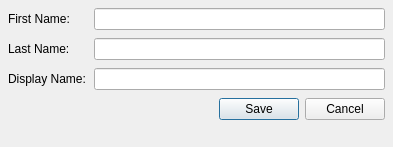
<?xml version="1.0" encoding="UTF-8"?>
<ui version="4.0">
 <class>AuthorsDialog</class>
 <widget class="QDialog" name="AuthorsDialog">
  <property name="geometry">
   <rect>
    <x>0</x>
    <y>0</y>
    <width>393</width>
    <height>147</height>
   </rect>
  </property>
  <property name="windowTitle">
   <string>Author Maintenance</string>
  </property>
  <layout class="QFormLayout" name="AuthorsLayout">
   <property name="horizontalSpacing">
    <number>8</number>
   </property>
   <property name="verticalSpacing">
    <number>8</number>
   </property>
   <property name="margin">
    <number>8</number>
   </property>
   <item row="0" column="1">
    <widget class="QLineEdit" name="FirstNameEdit"/>
   </item>
   <item row="2" column="1">
    <widget class="QLineEdit" name="DisplayEdit"/>
   </item>
   <item row="2" column="0">
    <widget class="QLabel" name="DisplayLabel">
     <property name="text">
      <string>Display Name:</string>
     </property>
    </widget>
   </item>
   <item row="0" column="0">
    <widget class="QLabel" name="FirstNameLabel">
     <property name="text">
      <string>First Name:</string>
     </property>
    </widget>
   </item>
   <item row="3" column="1">
    <widget class="QDialogButtonBox" name="AuthorButtonBox">
     <property name="toolTip">
      <string>Exit Screen</string>
     </property>
     <property name="orientation">
      <enum>Qt::Horizontal</enum>
     </property>
     <property name="standardButtons">
      <set>QDialogButtonBox::Cancel|QDialogButtonBox::Save</set>
     </property>
    </widget>
   </item>
   <item row="1" column="1">
    <widget class="QLineEdit" name="LastNameEdit"/>
   </item>
   <item row="1" column="0">
    <widget class="QLabel" name="LastNameLabel">
     <property name="text">
      <string>Last Name:</string>
     </property>
    </widget>
   </item>
  </layout>
 </widget>
 <resources>
  <include location="../images/openlp-2.qrc"/>
 </resources>
 <connections>
  <connection>
   <sender>AuthorButtonBox</sender>
   <signal>accepted()</signal>
   <receiver>AuthorsDialog</receiver>
   <slot>accept()</slot>
   <hints>
    <hint type="sourcelabel">
     <x>248</x>
     <y>254</y>
    </hint>
    <hint type="destinationlabel">
     <x>157</x>
     <y>274</y>
    </hint>
   </hints>
  </connection>
  <connection>
   <sender>AuthorButtonBox</sender>
   <signal>rejected()</signal>
   <receiver>AuthorsDialog</receiver>
   <slot>reject()</slot>
   <hints>
    <hint type="sourcelabel">
     <x>316</x>
     <y>260</y>
    </hint>
    <hint type="destinationlabel">
     <x>286</x>
     <y>274</y>
    </hint>
   </hints>
  </connection>
 </connections>
</ui>
